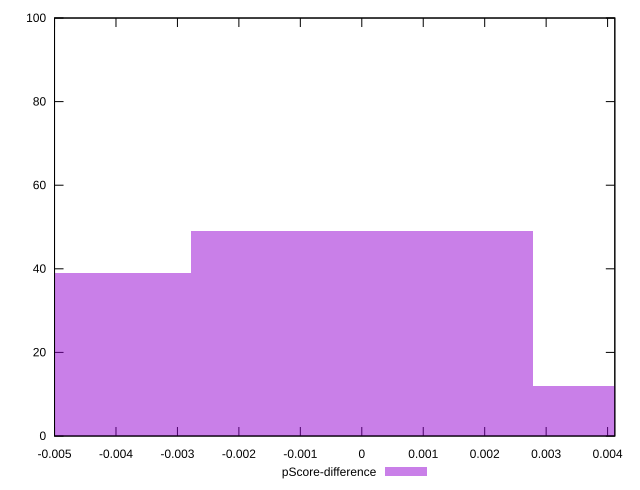

Write the gnuplot code that produced this figure.
reset

$pScoreDifference <<EOF
0 49
0.005570260194647357 12
-0.005570260194647357 39
EOF

set key outside below
set boxwidth 0.005570260194647357
set xrange [-0.0050000000000000044:0.004117647058823559]
set yrange [0:100]
set trange [0:100]
set style fill transparent solid 0.5 noborder
set terminal svg size 640, 490 enhanced background rgb 'white'
set output "reports/report_00027_2021-02-24T12-40-31.850Z/unused-css-rules/samples/astro/pScore-difference/histogram.svg"

plot $pScoreDifference title "pScore-difference" with boxes

reset
